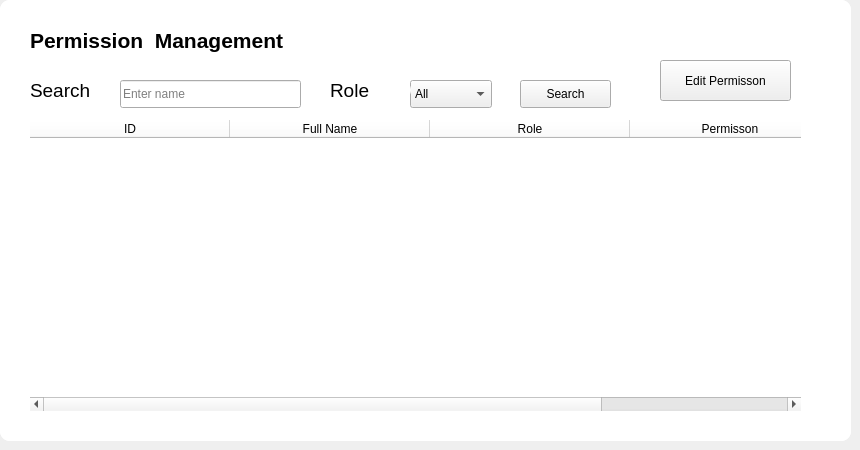
    <widget class="QWidget" name="pagePermisson">
     <widget class="QFrame" name="frameDashboard_4">
      <property name="geometry">
       <rect>
        <x>0</x>
        <y>0</y>
        <width>851</width>
        <height>441</height>
       </rect>
      </property>
      <property name="styleSheet">
       <string notr="true">QFrame{
    background:white;
    border-radius:10px;
}</string>
      </property>
      <property name="frameShape">
       <enum>QFrame::Shape::NoFrame</enum>
      </property>
      <widget class="QLabel" name="lblTitle_10">
       <property name="geometry">
        <rect>
         <x>30</x>
         <y>20</y>
         <width>341</width>
         <height>41</height>
        </rect>
       </property>
       <property name="font">
        <font>
         <pointsize>16</pointsize>
         <bold>true</bold>
        </font>
       </property>
       <property name="styleSheet">
        <string notr="true">color:black;</string>
       </property>
       <property name="text">
        <string>Permission  Management</string>
       </property>
      </widget>
      <widget class="QFrame" name="frameDashboard_7">
       <property name="geometry">
        <rect>
         <x>0</x>
         <y>0</y>
         <width>851</width>
         <height>441</height>
        </rect>
       </property>
       <property name="styleSheet">
        <string notr="true">QFrame{
    background:white;
    border-radius:10px;
}</string>
       </property>
       <property name="frameShape">
        <enum>QFrame::Shape::NoFrame</enum>
       </property>
       <widget class="QLabel" name="lblTitle_11">
        <property name="geometry">
         <rect>
          <x>30</x>
          <y>20</y>
          <width>341</width>
          <height>41</height>
         </rect>
        </property>
        <property name="font">
         <font>
          <pointsize>16</pointsize>
          <bold>true</bold>
         </font>
        </property>
        <property name="styleSheet">
         <string notr="true">color:black;</string>
        </property>
        <property name="text">
         <string>Permission  Management</string>
        </property>
       </widget>
       <widget class="QTableWidget" name="tblStaff_8">
        <property name="geometry">
         <rect>
          <x>30</x>
          <y>120</y>
          <width>771</width>
          <height>291</height>
         </rect>
        </property>
        <property name="styleSheet">
         <string notr="true">color:black;</string>
        </property>
        <property name="alternatingRowColors">
         <bool>false</bool>
        </property>
        <attribute name="horizontalHeaderDefaultSectionSize">
         <number>200</number>
        </attribute>
        <column>
         <property name="text">
          <string>ID</string>
         </property>
        </column>
        <column>
         <property name="text">
          <string>Full Name</string>
         </property>
        </column>
        <column>
         <property name="text">
          <string>Role</string>
         </property>
        </column>
        <column>
         <property name="text">
          <string>Permisson</string>
         </property>
        </column>
       </widget>
       <widget class="QLabel" name="label_28">
        <property name="geometry">
         <rect>
          <x>30</x>
          <y>80</y>
          <width>81</width>
          <height>20</height>
         </rect>
        </property>
        <property name="font">
         <font>
          <pointsize>14</pointsize>
         </font>
        </property>
        <property name="styleSheet">
         <string notr="true">color:black;</string>
        </property>
        <property name="text">
         <string>Search</string>
        </property>
       </widget>
       <widget class="QPushButton" name="btnSearch_8">
        <property name="geometry">
         <rect>
          <x>520</x>
          <y>80</y>
          <width>91</width>
          <height>28</height>
         </rect>
        </property>
        <property name="text">
         <string>Search</string>
        </property>
       </widget>
       <widget class="QComboBox" name="cbRole_8">
        <property name="geometry">
         <rect>
          <x>410</x>
          <y>80</y>
          <width>82</width>
          <height>28</height>
         </rect>
        </property>
        <property name="currentText">
         <string>All</string>
        </property>
        <item>
         <property name="text">
          <string>All</string>
         </property>
        </item>
        <item>
         <property name="text">
          <string>Doctor</string>
         </property>
        </item>
        <item>
         <property name="text">
          <string>Receptionist</string>
         </property>
        </item>
       </widget>
       <widget class="QLabel" name="label_27">
        <property name="geometry">
         <rect>
          <x>330</x>
          <y>80</y>
          <width>81</width>
          <height>20</height>
         </rect>
        </property>
        <property name="font">
         <font>
          <pointsize>14</pointsize>
         </font>
        </property>
        <property name="styleSheet">
         <string notr="true">color:black;</string>
        </property>
        <property name="text">
         <string>Role</string>
        </property>
       </widget>
       <widget class="QLineEdit" name="txtSearch_8">
        <property name="geometry">
         <rect>
          <x>120</x>
          <y>80</y>
          <width>181</width>
          <height>28</height>
         </rect>
        </property>
        <property name="styleSheet">
         <string notr="true">QTableWidget {
    background-color: white;
    color: black;
    gridline-color: #D0D0D0;
}

QHeaderView::section {
    background-color: #1976D2;
    color: white;
    font-weight: bold;
}</string>
        </property>
        <property name="inputMask">
         <string/>
        </property>
        <property name="text">
         <string/>
        </property>
        <property name="placeholderText">
         <string>Enter name</string>
        </property>
       </widget>
       <widget class="QPushButton" name="btnSearch_9">
        <property name="geometry">
         <rect>
          <x>660</x>
          <y>60</y>
          <width>131</width>
          <height>41</height>
         </rect>
        </property>
        <property name="text">
         <string>Edit Permisson</string>
        </property>
       </widget>
      </widget>
     </widget>
    </widget>
